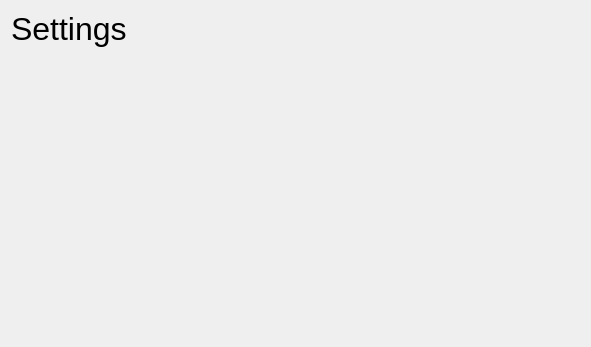
<?xml version="1.0" encoding="UTF-8"?>
<ui version="4.0">
 <class>setting_view</class>
 <widget class="QWidget" name="setting_view">
  <property name="geometry">
   <rect>
    <x>0</x>
    <y>0</y>
    <width>591</width>
    <height>347</height>
   </rect>
  </property>
  <property name="windowTitle">
   <string>Form</string>
  </property>
  <layout class="QGridLayout" name="gridLayout">
   <item row="0" column="0">
    <layout class="QHBoxLayout" name="horizontalLayout_7">
     <property name="bottomMargin">
      <number>24</number>
     </property>
     <item>
      <widget class="QLabel" name="label_6">
       <property name="font">
        <font>
         <pointsize>24</pointsize>
        </font>
       </property>
       <property name="text">
        <string>Settings</string>
       </property>
      </widget>
     </item>
    </layout>
   </item>
   <item row="1" column="0">
    <spacer name="verticalSpacer_6">
     <property name="orientation">
      <enum>Qt::Vertical</enum>
     </property>
     <property name="sizeHint" stdset="0">
      <size>
       <width>20</width>
       <height>258</height>
      </size>
     </property>
    </spacer>
   </item>
  </layout>
 </widget>
 <resources/>
 <connections/>
</ui>
